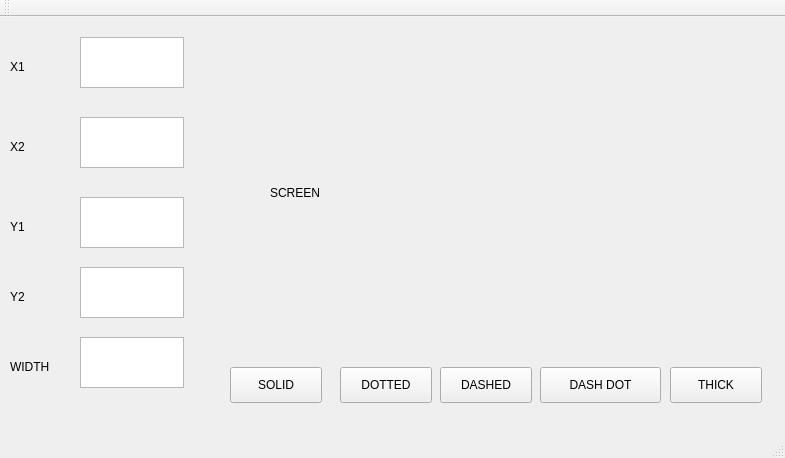
<?xml version="1.0" encoding="UTF-8"?>
<ui version="4.0">
 <class>MainWindow</class>
 <widget class="QMainWindow" name="MainWindow">
  <property name="geometry">
   <rect>
    <x>0</x>
    <y>0</y>
    <width>785</width>
    <height>458</height>
   </rect>
  </property>
  <property name="windowTitle">
   <string>MainWindow</string>
  </property>
  <widget class="QWidget" name="centralWidget">
   <widget class="QPushButton" name="pushButton">
    <property name="geometry">
     <rect>
      <x>230</x>
      <y>350</y>
      <width>92</width>
      <height>36</height>
     </rect>
    </property>
    <property name="text">
     <string>SOLID</string>
    </property>
   </widget>
   <widget class="QTextEdit" name="textEdit">
    <property name="geometry">
     <rect>
      <x>80</x>
      <y>20</y>
      <width>104</width>
      <height>51</height>
     </rect>
    </property>
   </widget>
   <widget class="QTextEdit" name="textEdit_2">
    <property name="geometry">
     <rect>
      <x>80</x>
      <y>100</y>
      <width>104</width>
      <height>51</height>
     </rect>
    </property>
   </widget>
   <widget class="QTextEdit" name="textEdit_3">
    <property name="geometry">
     <rect>
      <x>80</x>
      <y>180</y>
      <width>104</width>
      <height>51</height>
     </rect>
    </property>
   </widget>
   <widget class="QTextEdit" name="textEdit_4">
    <property name="geometry">
     <rect>
      <x>80</x>
      <y>250</y>
      <width>104</width>
      <height>51</height>
     </rect>
    </property>
   </widget>
   <widget class="QPushButton" name="pushButton_2">
    <property name="geometry">
     <rect>
      <x>340</x>
      <y>350</y>
      <width>92</width>
      <height>36</height>
     </rect>
    </property>
    <property name="text">
     <string>DOTTED</string>
    </property>
   </widget>
   <widget class="QPushButton" name="pushButton_3">
    <property name="geometry">
     <rect>
      <x>440</x>
      <y>350</y>
      <width>92</width>
      <height>36</height>
     </rect>
    </property>
    <property name="text">
     <string>DASHED</string>
    </property>
   </widget>
   <widget class="QPushButton" name="pushButton_4">
    <property name="geometry">
     <rect>
      <x>540</x>
      <y>350</y>
      <width>121</width>
      <height>36</height>
     </rect>
    </property>
    <property name="text">
     <string>DASH DOT</string>
    </property>
   </widget>
   <widget class="QPushButton" name="pushButton_5">
    <property name="geometry">
     <rect>
      <x>670</x>
      <y>350</y>
      <width>92</width>
      <height>36</height>
     </rect>
    </property>
    <property name="text">
     <string>THICK</string>
    </property>
   </widget>
   <widget class="QTextEdit" name="textEdit_5">
    <property name="geometry">
     <rect>
      <x>80</x>
      <y>320</y>
      <width>104</width>
      <height>51</height>
     </rect>
    </property>
   </widget>
   <widget class="QLabel" name="label_7">
    <property name="geometry">
     <rect>
      <x>10</x>
      <y>40</y>
      <width>63</width>
      <height>20</height>
     </rect>
    </property>
    <property name="text">
     <string>X1</string>
    </property>
   </widget>
   <widget class="QLabel" name="label_8">
    <property name="geometry">
     <rect>
      <x>10</x>
      <y>120</y>
      <width>63</width>
      <height>20</height>
     </rect>
    </property>
    <property name="text">
     <string>X2</string>
    </property>
   </widget>
   <widget class="QLabel" name="label_9">
    <property name="geometry">
     <rect>
      <x>10</x>
      <y>200</y>
      <width>63</width>
      <height>20</height>
     </rect>
    </property>
    <property name="text">
     <string>Y1</string>
    </property>
   </widget>
   <widget class="QLabel" name="label_10">
    <property name="geometry">
     <rect>
      <x>10</x>
      <y>270</y>
      <width>63</width>
      <height>20</height>
     </rect>
    </property>
    <property name="text">
     <string>Y2</string>
    </property>
   </widget>
   <widget class="QLabel" name="label_11">
    <property name="geometry">
     <rect>
      <x>10</x>
      <y>340</y>
      <width>63</width>
      <height>20</height>
     </rect>
    </property>
    <property name="text">
     <string>WIDTH</string>
    </property>
   </widget>
   <widget class="QLabel" name="label">
    <property name="geometry">
     <rect>
      <x>270</x>
      <y>10</y>
      <width>421</width>
      <height>331</height>
     </rect>
    </property>
    <property name="text">
     <string>SCREEN</string>
    </property>
   </widget>
  </widget>
  <widget class="QMenuBar" name="menuBar">
   <property name="geometry">
    <rect>
     <x>0</x>
     <y>0</y>
     <width>785</width>
     <height>28</height>
    </rect>
   </property>
  </widget>
  <widget class="QToolBar" name="mainToolBar">
   <attribute name="toolBarArea">
    <enum>TopToolBarArea</enum>
   </attribute>
   <attribute name="toolBarBreak">
    <bool>false</bool>
   </attribute>
  </widget>
  <widget class="QStatusBar" name="statusBar"/>
 </widget>
 <layoutdefault spacing="6" margin="11"/>
 <resources/>
 <connections/>
</ui>
